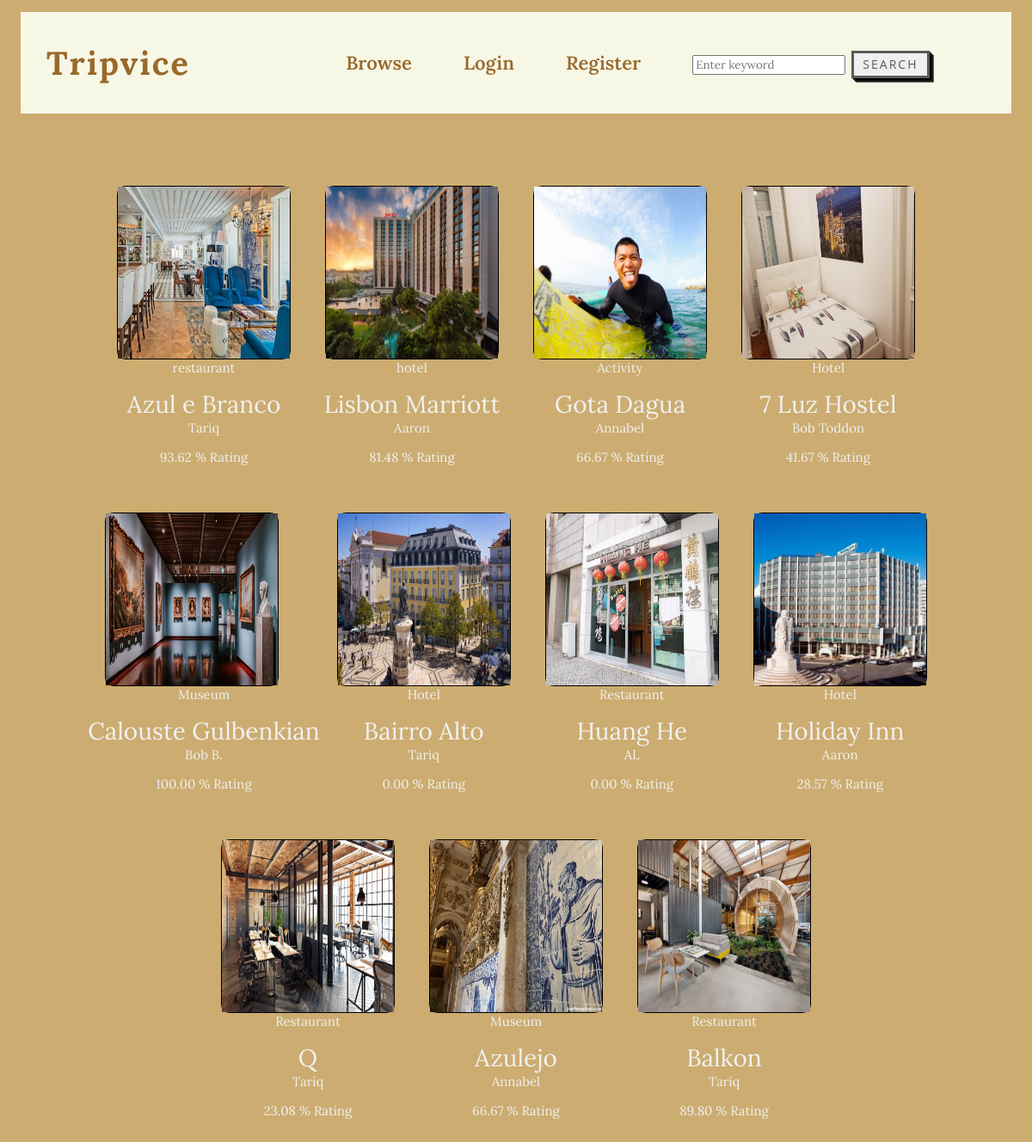
The page /pages/browse_user.php on the database its author committed.
### tables this page shows
CREATE TABLE `review` (
  `id` int(11) NOT NULL,
  `title` varchar(30) NOT NULL,
  `type` varchar(20) NOT NULL,
  `address` varchar(30) NOT NULL,
  `description` text NOT NULL,
  `likes` int(11) NOT NULL DEFAULT 0,
  `dislikes` int(11) NOT NULL DEFAULT 0,
  `approved` tinyint(1) NOT NULL DEFAULT 0,
  `user_id` int(11) NOT NULL,
  `filename` varchar(200) DEFAULT '',
  `image` blob NOT NULL
);

CREATE TABLE `user` (
  `id` int(11) NOT NULL,
  `name` varchar(20) NOT NULL,
  `email` varchar(30) NOT NULL,
  `password` varchar(200) NOT NULL,
  `admin` tinyint(1) NOT NULL DEFAULT 0
);

### pages/browse_user.php (the view, shortened to what this page needs)
<!DOCTYPE html>
<html>
<head>
  <link href="../css/browse_user.css?<?=filemtime("../css/browse_user.css")?>" rel="stylesheet" type="text/css" />
</head>
<body>
<?php
      include_once("../headers/alt_header.php");
      include_once("../connection.php");
  ?>
  <main id="main">
  <div class="container">
          <?php
            $sql="SELECT * FROM review WHERE approved=1";
            $result=mysqli_query($link,$sql);
            while($row=mysqli_fetch_assoc($result)){
              $userid=$row['user_id'];
              $authorSQL="SELECT user.name FROM user WHERE user.id='$userid'";
              $authorNameResult=mysqli_query($link,$authorSQL);
              $authorName=mysqli_fetch_assoc($authorNameResult);
              $likes=$row['likes'];
              $dislikes=$row['dislikes'];
              if($dislikes!=0 && $likes!=0){
                $ratio=$likes/($likes+$dislikes)*100;
              }else if($dislikes==0 && $likes!=0){
                $ratio=100;
              }
              else{
                $ratio=0;
              }
              $ratio = number_format($ratio, 2);
              ?>
              <div class="review-box">
        <div class="box">
            <a href="../pages/review_page.php?id=<?php echo $row['id']; ?>">
                <img src="../uploads/<?php echo $row['filename'] ?>" width="200px" height="200px">
            </a>
        </div>
        <div class="info">
            <p class="small-info"><?php echo $row['type'] ?></p><br>
            <a href="../pages/review_page.php?id=<?php echo $row['id']; ?>" class="big-info">
                <?php echo $row['title'] ?>
            </a><br>
            <p class="small-info"><?php echo $authorName['name'] ?></p><br>
            <p class="small-info"><?php echo $ratio ?> % Rating</p><br>
        </div>
    </div>
          <?php }?>
          </div>
  </main>
</body>
</html>

### css/browse_user.css (style rules this page uses)
* { font-family: 'Lora', serif; list-style: none; }
body { margin: 0; padding: 0; position: relative; background: #bd9244c2; }
#main { text-align: center; margin-top: 50px; }
.container { display:flex; flex-direction: row; justify-content: center; max-width: 1000x; align-items: center; flex-wrap: wrap; }
.review-box { display: flex; flex-direction: column; }
.info { display: flex; flex-direction: column; }
.info p { color:#f1f1f1; margin-top:-20px; font-size: 15px; }
.info .big-info { font-size: 28px; color:#f1f1f1; margin-top:-20px; text-decoration: none; }
.box { display: flex; width: 200px; height: 200px; background-color: #f1f1f1; margin: 20px; border-radius: 10px; text-align: center; line-height: 150px; border:solid 1px; }

### rows shown on the page
review: filename (picture), type "restaurant", title "Azul e Branco", user.name "Tariq", ratio "93.62"
review: filename (picture), type "hotel", title "Lisbon Marriott", user.name "Aaron", ratio "81.48"
review: filename (picture), type "Activity", title "Gota Dagua", user.name "Annabel", ratio "66.67"
review: filename (picture), type "Hotel", title "7 Luz Hostel", user.name "Bob Toddon", ratio "41.67"
review: filename (picture), type "Museum", title "Calouste Gulbenkian", user.name "Bob B.", ratio "100.00"
review: filename (picture), type "Hotel", title "Bairro Alto", user.name "Tariq", ratio "0.00"
review: filename (picture), type "Restaurant", title "Huang He", user.name "AL", ratio "0.00"
review: filename (picture), type "Hotel", title "Holiday Inn", user.name "Aaron", ratio "28.57"
review: filename (picture), type "Restaurant", title "Q", user.name "Tariq", ratio "23.08"
review: filename (picture), type "Museum", title "Azulejo", user.name "Annabel", ratio "66.67"
review: filename (picture), type "Restaurant", title "Balkon", user.name "Tariq", ratio "89.80"
